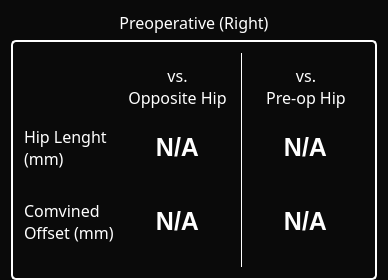
<?xml version="1.0" encoding="UTF-8"?>
<ui version="4.0">
 <class>ImplantAssessmentGadget</class>
 <widget class="QWidget" name="ImplantAssessmentGadget">
  <property name="geometry">
   <rect>
    <x>0</x>
    <y>0</y>
    <width>388</width>
    <height>280</height>
   </rect>
  </property>
  <property name="sizePolicy">
   <sizepolicy hsizetype="Fixed" vsizetype="Fixed">
    <horstretch>0</horstretch>
    <verstretch>0</verstretch>
   </sizepolicy>
  </property>
  <property name="minimumSize">
   <size>
    <width>388</width>
    <height>280</height>
   </size>
  </property>
  <property name="maximumSize">
   <size>
    <width>388</width>
    <height>280</height>
   </size>
  </property>
  <property name="windowTitle">
   <string>ImplantAssessmentGadget</string>
  </property>
  <property name="styleSheet">
   <string notr="true">QWidget {
  background:#0a0a0a;
}</string>
  </property>
  <layout class="QVBoxLayout" name="verticalLayout">
   <item>
    <widget class="QLabel" name="label">
     <property name="sizePolicy">
      <sizepolicy hsizetype="Preferred" vsizetype="Preferred">
       <horstretch>0</horstretch>
       <verstretch>0</verstretch>
      </sizepolicy>
     </property>
     <property name="maximumSize">
      <size>
       <width>16777215</width>
       <height>16777215</height>
      </size>
     </property>
     <property name="font">
      <font>
       <family>黑体</family>
       <pointsize>12</pointsize>
       <weight>50</weight>
       <bold>false</bold>
      </font>
     </property>
     <property name="styleSheet">
      <string notr="true">background-color: transparent;
color:white;

</string>
     </property>
     <property name="text">
      <string>Preoperative (Right)</string>
     </property>
     <property name="alignment">
      <set>Qt::AlignCenter</set>
     </property>
    </widget>
   </item>
   <item>
    <widget class="QFrame" name="frame">
     <property name="minimumSize">
      <size>
       <width>0</width>
       <height>240</height>
      </size>
     </property>
     <property name="styleSheet">
      <string notr="true">QFrame#frame{
background-color: transparent; 
border: 2px solid white; 
border-radius: 5px;
}</string>
     </property>
     <property name="frameShape">
      <enum>QFrame::Box</enum>
     </property>
     <property name="frameShadow">
      <enum>QFrame::Plain</enum>
     </property>
     <property name="lineWidth">
      <number>2</number>
     </property>
     <layout class="QGridLayout" name="gridLayout">
      <item row="3" column="0">
       <widget class="QLabel" name="label_2">
        <property name="font">
         <font>
          <family>黑体</family>
          <pointsize>12</pointsize>
         </font>
        </property>
        <property name="styleSheet">
         <string notr="true">.QLabel {
  color:white;
  background-color:transparent;
}</string>
        </property>
        <property name="text">
         <string>Hip Lenght
(mm)</string>
        </property>
       </widget>
      </item>
      <item row="2" column="4">
       <widget class="QLabel" name="label_6">
        <property name="font">
         <font>
          <family>黑体</family>
          <pointsize>12</pointsize>
         </font>
        </property>
        <property name="styleSheet">
         <string notr="true">.QLabel {
  color:white;
  background-color:transparent;
}</string>
        </property>
        <property name="text">
         <string>vs.
Pre-op Hip</string>
        </property>
        <property name="alignment">
         <set>Qt::AlignCenter</set>
        </property>
       </widget>
      </item>
      <item row="3" column="2">
       <layout class="QHBoxLayout" name="horizontalLayout">
        <item>
         <spacer name="horizontalSpacer_3">
          <property name="orientation">
           <enum>Qt::Horizontal</enum>
          </property>
          <property name="sizeHint" stdset="0">
           <size>
            <width>40</width>
            <height>20</height>
           </size>
          </property>
         </spacer>
        </item>
        <item>
         <widget class="QLabel" name="label_oppositeHipLengthValue">
          <property name="sizePolicy">
           <sizepolicy hsizetype="Preferred" vsizetype="Fixed">
            <horstretch>0</horstretch>
            <verstretch>0</verstretch>
           </sizepolicy>
          </property>
          <property name="minimumSize">
           <size>
            <width>55</width>
            <height>40</height>
           </size>
          </property>
          <property name="maximumSize">
           <size>
            <width>50</width>
            <height>40</height>
           </size>
          </property>
          <property name="font">
           <font>
            <family>Arial</family>
            <pointsize>19</pointsize>
            <weight>75</weight>
            <bold>true</bold>
           </font>
          </property>
          <property name="styleSheet">
           <string notr="true">QLabel {
  color:white; 
  border-radius: 5px;
  background-color: transparent;
}</string>
          </property>
          <property name="text">
           <string>N/A</string>
          </property>
          <property name="alignment">
           <set>Qt::AlignCenter</set>
          </property>
         </widget>
        </item>
        <item>
         <spacer name="horizontalSpacer">
          <property name="orientation">
           <enum>Qt::Horizontal</enum>
          </property>
          <property name="sizeHint" stdset="0">
           <size>
            <width>40</width>
            <height>20</height>
           </size>
          </property>
         </spacer>
        </item>
       </layout>
      </item>
      <item row="6" column="4">
       <widget class="QLabel" name="label_preOpCombinedOffsetString">
        <property name="sizePolicy">
         <sizepolicy hsizetype="Preferred" vsizetype="Fixed">
          <horstretch>0</horstretch>
          <verstretch>0</verstretch>
         </sizepolicy>
        </property>
        <property name="font">
         <font>
          <family>Arial</family>
          <pointsize>11</pointsize>
         </font>
        </property>
        <property name="styleSheet">
         <string notr="true">.QLabel {
  color:white;
  background-color:transparent;
}</string>
        </property>
        <property name="text">
         <string/>
        </property>
        <property name="alignment">
         <set>Qt::AlignCenter</set>
        </property>
       </widget>
      </item>
      <item row="3" column="4">
       <layout class="QHBoxLayout" name="horizontalLayout_2">
        <item>
         <spacer name="horizontalSpacer_4">
          <property name="orientation">
           <enum>Qt::Horizontal</enum>
          </property>
          <property name="sizeHint" stdset="0">
           <size>
            <width>40</width>
            <height>20</height>
           </size>
          </property>
         </spacer>
        </item>
        <item>
         <widget class="QLabel" name="label_preOpHipLengthValue">
          <property name="sizePolicy">
           <sizepolicy hsizetype="Preferred" vsizetype="Fixed">
            <horstretch>0</horstretch>
            <verstretch>0</verstretch>
           </sizepolicy>
          </property>
          <property name="minimumSize">
           <size>
            <width>55</width>
            <height>40</height>
           </size>
          </property>
          <property name="maximumSize">
           <size>
            <width>50</width>
            <height>40</height>
           </size>
          </property>
          <property name="font">
           <font>
            <family>Arial</family>
            <pointsize>19</pointsize>
            <weight>75</weight>
            <bold>true</bold>
           </font>
          </property>
          <property name="styleSheet">
           <string notr="true">QLabel {
  color:white; 
  border-radius: 5px;
  background-color: transparent;
}</string>
          </property>
          <property name="text">
           <string>N/A</string>
          </property>
          <property name="alignment">
           <set>Qt::AlignCenter</set>
          </property>
         </widget>
        </item>
        <item>
         <spacer name="horizontalSpacer_5">
          <property name="orientation">
           <enum>Qt::Horizontal</enum>
          </property>
          <property name="sizeHint" stdset="0">
           <size>
            <width>40</width>
            <height>20</height>
           </size>
          </property>
         </spacer>
        </item>
       </layout>
      </item>
      <item row="2" column="3" rowspan="5">
       <widget class="Line" name="line">
        <property name="styleSheet">
         <string notr="true">background-color:white; border: none; max-width:1px;</string>
        </property>
        <property name="frameShadow">
         <enum>QFrame::Plain</enum>
        </property>
        <property name="lineWidth">
         <number>1</number>
        </property>
        <property name="orientation">
         <enum>Qt::Vertical</enum>
        </property>
       </widget>
      </item>
      <item row="6" column="2">
       <widget class="QLabel" name="label_oppositeCombinedOffsetString">
        <property name="sizePolicy">
         <sizepolicy hsizetype="Preferred" vsizetype="Fixed">
          <horstretch>0</horstretch>
          <verstretch>0</verstretch>
         </sizepolicy>
        </property>
        <property name="font">
         <font>
          <family>Arial</family>
          <pointsize>11</pointsize>
         </font>
        </property>
        <property name="styleSheet">
         <string notr="true">.QLabel {
  color:white;
  background-color:transparent;
}</string>
        </property>
        <property name="text">
         <string/>
        </property>
        <property name="alignment">
         <set>Qt::AlignCenter</set>
        </property>
       </widget>
      </item>
      <item row="4" column="4">
       <widget class="QLabel" name="label_preOpHipLengthString">
        <property name="sizePolicy">
         <sizepolicy hsizetype="Preferred" vsizetype="Fixed">
          <horstretch>0</horstretch>
          <verstretch>0</verstretch>
         </sizepolicy>
        </property>
        <property name="font">
         <font>
          <family>Arial</family>
          <pointsize>11</pointsize>
         </font>
        </property>
        <property name="styleSheet">
         <string notr="true">.QLabel {
  color:white;
  background-color:transparent;
}</string>
        </property>
        <property name="text">
         <string/>
        </property>
        <property name="alignment">
         <set>Qt::AlignCenter</set>
        </property>
       </widget>
      </item>
      <item row="5" column="4">
       <layout class="QHBoxLayout" name="horizontalLayout_8">
        <item>
         <spacer name="horizontalSpacer_15">
          <property name="orientation">
           <enum>Qt::Horizontal</enum>
          </property>
          <property name="sizeHint" stdset="0">
           <size>
            <width>40</width>
            <height>20</height>
           </size>
          </property>
         </spacer>
        </item>
        <item>
         <widget class="QLabel" name="label_preOpCombinedOffsetValue">
          <property name="sizePolicy">
           <sizepolicy hsizetype="Preferred" vsizetype="Fixed">
            <horstretch>0</horstretch>
            <verstretch>0</verstretch>
           </sizepolicy>
          </property>
          <property name="minimumSize">
           <size>
            <width>55</width>
            <height>40</height>
           </size>
          </property>
          <property name="maximumSize">
           <size>
            <width>50</width>
            <height>40</height>
           </size>
          </property>
          <property name="font">
           <font>
            <family>Arial</family>
            <pointsize>19</pointsize>
            <weight>75</weight>
            <bold>true</bold>
           </font>
          </property>
          <property name="styleSheet">
           <string notr="true">QLabel {
  color:white; 
  border-radius: 5px;
  background-color: transparent;
}</string>
          </property>
          <property name="text">
           <string>N/A</string>
          </property>
          <property name="alignment">
           <set>Qt::AlignCenter</set>
          </property>
         </widget>
        </item>
        <item>
         <spacer name="horizontalSpacer_16">
          <property name="orientation">
           <enum>Qt::Horizontal</enum>
          </property>
          <property name="sizeHint" stdset="0">
           <size>
            <width>40</width>
            <height>20</height>
           </size>
          </property>
         </spacer>
        </item>
       </layout>
      </item>
      <item row="4" column="2">
       <widget class="QLabel" name="label_oppositeHipLengthString">
        <property name="font">
         <font>
          <family>Arial</family>
          <pointsize>11</pointsize>
         </font>
        </property>
        <property name="styleSheet">
         <string notr="true">.QLabel {
  color:white;
  background-color:transparent;
}</string>
        </property>
        <property name="text">
         <string/>
        </property>
        <property name="alignment">
         <set>Qt::AlignCenter</set>
        </property>
       </widget>
      </item>
      <item row="5" column="2">
       <layout class="QHBoxLayout" name="horizontalLayout_5">
        <item>
         <spacer name="horizontalSpacer_6">
          <property name="orientation">
           <enum>Qt::Horizontal</enum>
          </property>
          <property name="sizeHint" stdset="0">
           <size>
            <width>40</width>
            <height>20</height>
           </size>
          </property>
         </spacer>
        </item>
        <item>
         <widget class="QLabel" name="label_oppositeCombinedOffsetValue">
          <property name="sizePolicy">
           <sizepolicy hsizetype="Preferred" vsizetype="Fixed">
            <horstretch>0</horstretch>
            <verstretch>0</verstretch>
           </sizepolicy>
          </property>
          <property name="minimumSize">
           <size>
            <width>55</width>
            <height>40</height>
           </size>
          </property>
          <property name="maximumSize">
           <size>
            <width>50</width>
            <height>40</height>
           </size>
          </property>
          <property name="font">
           <font>
            <family>Arial</family>
            <pointsize>19</pointsize>
            <weight>75</weight>
            <bold>true</bold>
           </font>
          </property>
          <property name="styleSheet">
           <string notr="true">QLabel {
  color:white; 
  border-radius: 5px;
  background-color: transparent;
}</string>
          </property>
          <property name="text">
           <string>N/A</string>
          </property>
          <property name="alignment">
           <set>Qt::AlignCenter</set>
          </property>
         </widget>
        </item>
        <item>
         <spacer name="horizontalSpacer_10">
          <property name="orientation">
           <enum>Qt::Horizontal</enum>
          </property>
          <property name="sizeHint" stdset="0">
           <size>
            <width>40</width>
            <height>20</height>
           </size>
          </property>
         </spacer>
        </item>
       </layout>
      </item>
      <item row="5" column="0">
       <widget class="QLabel" name="label_3">
        <property name="font">
         <font>
          <family>黑体</family>
          <pointsize>12</pointsize>
         </font>
        </property>
        <property name="styleSheet">
         <string notr="true">.QLabel {
  color:white;
  background-color:transparent;
}</string>
        </property>
        <property name="text">
         <string>Comvined
Offset (mm)</string>
        </property>
       </widget>
      </item>
      <item row="2" column="2">
       <widget class="QLabel" name="label_4">
        <property name="font">
         <font>
          <family>黑体</family>
          <pointsize>12</pointsize>
         </font>
        </property>
        <property name="styleSheet">
         <string notr="true">.QLabel {
  color:white;
  background-color:transparent;
}</string>
        </property>
        <property name="text">
         <string>vs.
Opposite Hip</string>
        </property>
        <property name="alignment">
         <set>Qt::AlignCenter</set>
        </property>
       </widget>
      </item>
     </layout>
    </widget>
   </item>
  </layout>
 </widget>
 <layoutdefault spacing="6" margin="11"/>
 <resources/>
 <connections/>
</ui>
